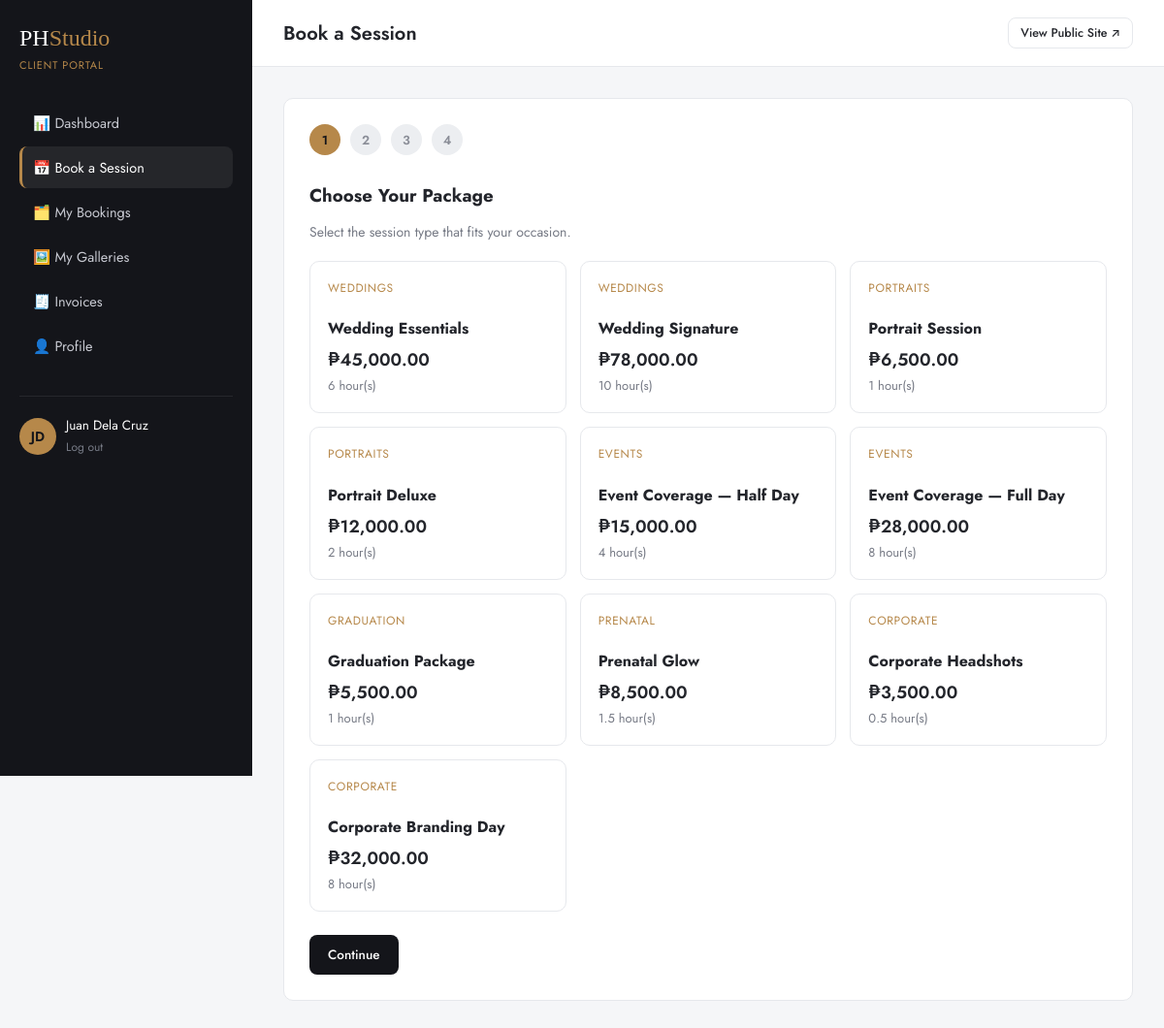
Screenshot of /backend/client/book-session.php (signed in) with the database file from the repository.
### tables this page shows
CREATE TABLE packages (
    id              INT UNSIGNED AUTO_INCREMENT PRIMARY KEY,
    category_id     INT UNSIGNED DEFAULT NULL,
    name            VARCHAR(120) NOT NULL,
    slug            VARCHAR(120) NOT NULL UNIQUE,
    description     TEXT,
    price           DECIMAL(10,2) NOT NULL,
    duration_hours  DECIMAL(4,1) DEFAULT NULL,
    deliverables    TEXT COMMENT 'JSON array of bullet points',
    is_popular      TINYINT(1) NOT NULL DEFAULT 0,
    is_active       TINYINT(1) NOT NULL DEFAULT 1,
    sort_order      INT UNSIGNED DEFAULT 0,
    created_at      DATETIME NOT NULL DEFAULT CURRENT_TIMESTAMP,
    FOREIGN KEY (category_id) REFERENCES categories(id) ON DELETE SET NULL
);

CREATE TABLE categories (
    id              INT UNSIGNED AUTO_INCREMENT PRIMARY KEY,
    name            VARCHAR(80) NOT NULL,
    slug            VARCHAR(80) NOT NULL UNIQUE,
    description     VARCHAR(255) DEFAULT NULL,
    cover_image     VARCHAR(255) DEFAULT NULL,
    sort_order      INT UNSIGNED DEFAULT 0
);

### backend/config/db.php (called while the page is built, shortened)
<?php
function db(): PDO
{
    static $pdo = null;
    if ($pdo instanceof PDO) {
        return $pdo;
    }
    $dsn = sprintf(
        'mysql:host=%s;port=%s;dbname=%s;charset=utf8mb4',
        DB_HOST,
        DB_PORT,
        DB_NAME
    );
    try {
        $pdo = new PDO($dsn, DB_USER, DB_PASS, [
            PDO::ATTR_ERRMODE            => PDO::ERRMODE_EXCEPTION,
            PDO::ATTR_DEFAULT_FETCH_MODE => PDO::FETCH_ASSOC,
            PDO::ATTR_EMULATE_PREPARES   => false,
        ]);
    } catch (PDOException $e) {
        if (APP_DEBUG) {
            die('Database connection failed: ' . $e->getMessage());
        }
        die('We are experiencing a temporary issue. Please try again shortly.');
    }
    return $pdo;
}

### backend/includes/functions.php (called while the page is built, shortened)
<?php
require_once __DIR__ . '/../config/db.php';
function e(?string $value): string
{
    return htmlspecialchars($value ?? '', ENT_QUOTES, 'UTF-8');
}
function money(float $amount): string
{
    return '₱' . number_format($amount, 2);
}

### backend/client/book-session.php (the view, shortened to what this page needs)
<?php
require_once __DIR__ . '/../includes/functions.php';
$packages = db()->query('SELECT pk.*, c.name AS category_name, c.id AS cat_id FROM packages pk
                          LEFT JOIN categories c ON c.id = pk.category_id
                          WHERE pk.is_active = 1 ORDER BY pk.category_id, pk.sort_order')->fetchAll();
$preselectedPackage = (int) ($_GET['package'] ?? 0);
require __DIR__ . '/../includes/dash_header.php';
?>
<div class="panel">
  <div class="step-dots">
    <div class="step-dot active">1</div>
    <div class="step-dot">2</div>
    <div class="step-dot">3</div>
    <div class="step-dot">4</div>
  </div>
  <form method="post" enctype="multipart/form-data" id="bookingForm">
    <div class="booking-step active">
      <h3 style="margin-bottom:6px;">Choose Your Package</h3>
      <p style="color:#767a85;margin-bottom:20px;font-size:14px;">Select the session type that fits your occasion.</p>
      <div style="display:grid;grid-template-columns:repeat(auto-fill,minmax(240px,1fr));gap:14px;">
        <?php foreach ($packages as $pkg): ?>
          <div class="package-select-card <?= $preselectedPackage === (int) $pkg['id'] ? 'selected' : '' ?>" data-package-id="<?= (int) $pkg['id'] ?>">
            <div style="font-size:12px;text-transform:uppercase;letter-spacing:0.05em;color:var(--d-gold);margin-bottom:6px;"><?= e($pkg['category_name'] ?? 'General') ?></div>
            <h4 style="margin-bottom:8px;"><?= e($pkg['name']) ?></h4>
            <div style="font-weight:600;font-size:18px;"><?= money($pkg['price']) ?></div>
            <div style="color:#767a85;font-size:13px;margin-top:4px;"><?= (float) $pkg['duration_hours'] ?> hour(s)</div>
          </div>
        <?php endforeach; ?>
      </div>
      <div style="margin-top:24px;"><button type="button" class="d-btn d-btn-primary" data-next>Continue</button></div>
    </div>
  </form>
</div>
<?php require __DIR__ . '/../includes/dash_footer.php'; ?>

### backend/assets/css/dashboard.css (style rules this page uses)
:root { --d-black: #14151a; --d-charcoal: #1f2128; --d-gold: #b6884a; --d-bg: #f5f6f8; --d-card: #ffffff; --d-border: #e6e8ec; --d-text: #23252b; --d-muted: #767a85; --d-radius: 10px; --d-font: 'Jost', -apple-system, BlinkMacSystemFont, sans-serif; }
* { box-sizing: border-box; }
body.dashboard { margin: 0; font-family: var(--d-font); background: var(--d-bg); color: var(--d-text); display: flex; min-height: 100vh; }
.panel { background: var(--d-card); border: 1px solid var(--d-border); border-radius: var(--d-radius); padding: 26px; margin-bottom: 26px; }
.d-btn { display: inline-flex; align-items: center; gap: 8px; justify-content:center; padding: 10px 18px; border-radius: 8px; font-size: 13.5px; font-weight: 500; cursor: pointer; border: 1px solid transparent; transition: all 0.2s ease; font-family: var(--d-font); }
.d-btn-primary { background: var(--d-black); color: #fff; }

### backend/client/book-session.php (style rules this page uses)
.booking-step { display: none; }
.booking-step.active { display: block; }
.step-dots { display:flex; gap:10px; margin-bottom:28px; }
.step-dot { width:32px; height:32px; border-radius:50%; background:#eceef1; color:#8a8d97; display:flex; align-items:center; justify-content:center; font-size:13px; font-weight:600; }
.step-dot.active { background: var(--d-gold); color:#14151a; }
.package-select-card { border:1px solid var(--d-border); border-radius:10px; padding:18px; cursor:pointer; transition: all 0.2s ease; }

### rows the page displays
packages: category.name "WEDDINGS", name "Wedding Essentials", price "₱45,000.00", duration_hours "6"
packages: category.name "WEDDINGS", name "Wedding Signature", price "₱78,000.00", duration_hours "10"
packages: category.name "PORTRAITS", name "Portrait Session", price "₱6,500.00", duration_hours "1"
packages: category.name "PORTRAITS", name "Portrait Deluxe", price "₱12,000.00", duration_hours "2"
packages: category.name "EVENTS", name "Event Coverage — Half Day", price "₱15,000.00", duration_hours "4"
packages: category.name "EVENTS", name "Event Coverage — Full Day", price "₱28,000.00", duration_hours "8"
packages: category.name "GRADUATION", name "Graduation Package", price "₱5,500.00", duration_hours "1"
packages: category.name "PRENATAL", name "Prenatal Glow", price "₱8,500.00", duration_hours "1.5"
packages: category.name "CORPORATE", name "Corporate Headshots", price "₱3,500.00", duration_hours "0.5"
packages: category.name "CORPORATE", name "Corporate Branding Day", price "₱32,000.00", duration_hours "8"

### other values shown
$initials ?: 'U' "JD"
$user['full_name'] "Juan Dela Cruz"
$dashTitle "Book a Session"
